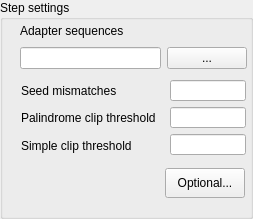
<?xml version="1.0" encoding="UTF-8"?>
<ui version="4.0">
 <class>IlluminaClip</class>
 <widget class="QWidget" name="IlluminaClip">
  <property name="geometry">
   <rect>
    <x>0</x>
    <y>0</y>
    <width>253</width>
    <height>219</height>
   </rect>
  </property>
  <property name="windowTitle">
   <string>Form</string>
  </property>
  <widget class="QGroupBox" name="groupBoxStepSettings">
   <property name="geometry">
    <rect>
     <x>0</x>
     <y>0</y>
     <width>253</width>
     <height>219</height>
    </rect>
   </property>
   <property name="sizePolicy">
    <sizepolicy hsizetype="Expanding" vsizetype="Preferred">
     <horstretch>0</horstretch>
     <verstretch>0</verstretch>
    </sizepolicy>
   </property>
   <property name="minimumSize">
    <size>
     <width>0</width>
     <height>160</height>
    </size>
   </property>
   <property name="title">
    <string>Step settings</string>
   </property>
   <widget class="QLabel" name="label">
    <property name="enabled">
     <bool>true</bool>
    </property>
    <property name="geometry">
     <rect>
      <x>20</x>
      <y>23</y>
      <width>271</width>
      <height>16</height>
     </rect>
    </property>
    <property name="text">
     <string>Adapter sequences</string>
    </property>
   </widget>
   <widget class="QWidget" name="layoutWidget">
    <property name="geometry">
     <rect>
      <x>21</x>
      <y>163</y>
      <width>224</width>
      <height>41</height>
     </rect>
    </property>
    <layout class="QHBoxLayout" name="horizontalLayout_3">
     <item>
      <spacer name="horizontalSpacer_4">
       <property name="orientation">
        <enum>Qt::Horizontal</enum>
       </property>
       <property name="sizeHint" stdset="0">
        <size>
         <width>178</width>
         <height>25</height>
        </size>
       </property>
      </spacer>
     </item>
     <item>
      <widget class="QPushButton" name="pushButton">
       <property name="minimumSize">
        <size>
         <width>80</width>
         <height>30</height>
        </size>
       </property>
       <property name="text">
        <string>Optional...</string>
       </property>
      </widget>
     </item>
    </layout>
   </widget>
   <widget class="QWidget" name="layoutWidget">
    <property name="geometry">
     <rect>
      <x>21</x>
      <y>80</y>
      <width>225</width>
      <height>76</height>
     </rect>
    </property>
    <layout class="QHBoxLayout" name="horizontalLayout_2">
     <item>
      <layout class="QVBoxLayout" name="verticalLayout_3">
       <item>
        <widget class="QLabel" name="label_2">
         <property name="text">
          <string>Seed mismatches</string>
         </property>
        </widget>
       </item>
       <item>
        <widget class="QLabel" name="label_3">
         <property name="text">
          <string>Palindrome clip threshold</string>
         </property>
        </widget>
       </item>
       <item>
        <widget class="QLabel" name="label_4">
         <property name="text">
          <string>Simple clip threshold</string>
         </property>
        </widget>
       </item>
      </layout>
     </item>
     <item>
      <layout class="QVBoxLayout" name="verticalLayout_2">
       <item>
        <spacer name="horizontalSpacer">
         <property name="orientation">
          <enum>Qt::Horizontal</enum>
         </property>
         <property name="sizeHint" stdset="0">
          <size>
           <width>38</width>
           <height>20</height>
          </size>
         </property>
        </spacer>
       </item>
       <item>
        <spacer name="horizontalSpacer_2">
         <property name="orientation">
          <enum>Qt::Horizontal</enum>
         </property>
         <property name="sizeHint" stdset="0">
          <size>
           <width>38</width>
           <height>20</height>
          </size>
         </property>
        </spacer>
       </item>
       <item>
        <spacer name="horizontalSpacer_3">
         <property name="orientation">
          <enum>Qt::Horizontal</enum>
         </property>
         <property name="sizeHint" stdset="0">
          <size>
           <width>38</width>
           <height>20</height>
          </size>
         </property>
        </spacer>
       </item>
      </layout>
     </item>
     <item>
      <layout class="QVBoxLayout" name="verticalLayout">
       <item>
        <widget class="QLineEdit" name="mismatches">
         <property name="maximumSize">
          <size>
           <width>106</width>
           <height>21</height>
          </size>
         </property>
         <property name="text">
          <string/>
         </property>
        </widget>
       </item>
       <item>
        <widget class="QLineEdit" name="palindromeThreshold">
         <property name="maximumSize">
          <size>
           <width>106</width>
           <height>21</height>
          </size>
         </property>
         <property name="text">
          <string/>
         </property>
        </widget>
       </item>
       <item>
        <widget class="QLineEdit" name="simpleThreshold">
         <property name="maximumSize">
          <size>
           <width>106</width>
           <height>21</height>
          </size>
         </property>
         <property name="text">
          <string/>
         </property>
        </widget>
       </item>
      </layout>
     </item>
    </layout>
   </widget>
   <widget class="QWidget" name="layoutWidget">
    <property name="geometry">
     <rect>
      <x>20</x>
      <y>44</y>
      <width>227</width>
      <height>28</height>
     </rect>
    </property>
    <layout class="QHBoxLayout" name="horizontalLayout">
     <item>
      <widget class="QLineEdit" name="fileName"/>
     </item>
     <item>
      <widget class="QPushButton" name="pushButton_2">
       <property name="text">
        <string>...</string>
       </property>
      </widget>
     </item>
    </layout>
   </widget>
  </widget>
 </widget>
 <resources/>
 <connections/>
</ui>
